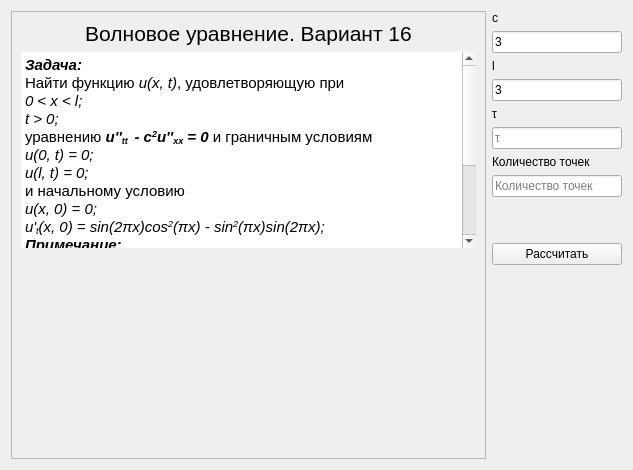
<?xml version="1.0" encoding="UTF-8"?>
<ui version="4.0">
 <class>Voln</class>
 <widget class="QWidget" name="Voln">
  <property name="geometry">
   <rect>
    <x>0</x>
    <y>0</y>
    <width>633</width>
    <height>470</height>
   </rect>
  </property>
  <property name="windowTitle">
   <string>Form</string>
  </property>
  <layout class="QHBoxLayout" name="horizontalLayout">
   <item>
    <layout class="QVBoxLayout" name="srcLayout_2">
     <item>
      <widget class="QScrollArea" name="answerArea_2">
       <property name="sizePolicy">
        <sizepolicy hsizetype="Expanding" vsizetype="Expanding">
         <horstretch>0</horstretch>
         <verstretch>0</verstretch>
        </sizepolicy>
       </property>
       <property name="sizeAdjustPolicy">
        <enum>QAbstractScrollArea::AdjustToContentsOnFirstShow</enum>
       </property>
       <property name="widgetResizable">
        <bool>true</bool>
       </property>
       <widget class="QWidget" name="answerAreaContents_2">
        <property name="geometry">
         <rect>
          <x>0</x>
          <y>0</y>
          <width>473</width>
          <height>448</height>
         </rect>
        </property>
        <property name="sizePolicy">
         <sizepolicy hsizetype="Expanding" vsizetype="Expanding">
          <horstretch>0</horstretch>
          <verstretch>0</verstretch>
         </sizepolicy>
        </property>
        <property name="autoFillBackground">
         <bool>true</bool>
        </property>
        <layout class="QVBoxLayout" name="verticalLayout_2">
         <property name="sizeConstraint">
          <enum>QLayout::SetDefaultConstraint</enum>
         </property>
         <item>
          <widget class="QLabel" name="label">
           <property name="font">
            <font>
             <pointsize>16</pointsize>
            </font>
           </property>
           <property name="text">
            <string>Волновое уравнение. Вариант 16</string>
           </property>
           <property name="alignment">
            <set>Qt::AlignCenter</set>
           </property>
          </widget>
         </item>
         <item>
          <widget class="QTextBrowser" name="conditionText_2">
           <property name="sizePolicy">
            <sizepolicy hsizetype="Expanding" vsizetype="Expanding">
             <horstretch>0</horstretch>
             <verstretch>0</verstretch>
            </sizepolicy>
           </property>
           <property name="autoFillBackground">
            <bool>false</bool>
           </property>
           <property name="frameShape">
            <enum>QFrame::NoFrame</enum>
           </property>
           <property name="verticalScrollBarPolicy">
            <enum>Qt::ScrollBarAsNeeded</enum>
           </property>
           <property name="horizontalScrollBarPolicy">
            <enum>Qt::ScrollBarAsNeeded</enum>
           </property>
           <property name="sizeAdjustPolicy">
            <enum>QAbstractScrollArea::AdjustIgnored</enum>
           </property>
           <property name="autoFormatting">
            <set>QTextEdit::AutoNone</set>
           </property>
           <property name="undoRedoEnabled">
            <bool>false</bool>
           </property>
           <property name="html">
            <string>&lt;!DOCTYPE HTML PUBLIC &quot;-//W3C//DTD HTML 4.0//EN&quot; &quot;http://www.w3.org/TR/REC-html40/strict.dtd&quot;&gt;
&lt;html&gt;&lt;head&gt;&lt;meta name=&quot;qrichtext&quot; content=&quot;1&quot; /&gt;&lt;style type=&quot;text/css&quot;&gt;
p, li { white-space: pre-wrap; }
&lt;/style&gt;&lt;/head&gt;&lt;body style=&quot; font-family:'Cantarell'; font-size:11pt; font-weight:400; font-style:normal;&quot;&gt;
&lt;p style=&quot; margin-top:0px; margin-bottom:0px; margin-left:0px; margin-right:0px; -qt-block-indent:0; text-indent:0px;&quot;&gt;&lt;span style=&quot; font-weight:600; font-style:italic;&quot;&gt;Задача:&lt;/span&gt;&lt;/p&gt;
&lt;p style=&quot; margin-top:0px; margin-bottom:0px; margin-left:0px; margin-right:0px; -qt-block-indent:0; text-indent:0px;&quot;&gt;Найти функцию &lt;span style=&quot; font-style:italic;&quot;&gt;u(x, t)&lt;/span&gt;, удовлетворяющую при  &lt;/p&gt;
&lt;p style=&quot; margin-top:0px; margin-bottom:0px; margin-left:0px; margin-right:0px; -qt-block-indent:0; text-indent:0px;&quot;&gt;&lt;span style=&quot; font-style:italic;&quot;&gt;0 &amp;lt; x &amp;lt; l;&lt;/span&gt;&lt;/p&gt;
&lt;p style=&quot; margin-top:0px; margin-bottom:0px; margin-left:0px; margin-right:0px; -qt-block-indent:0; text-indent:0px;&quot;&gt;&lt;span style=&quot; font-style:italic;&quot;&gt;t &amp;gt; 0;&lt;/span&gt;&lt;/p&gt;
&lt;p style=&quot; margin-top:0px; margin-bottom:0px; margin-left:0px; margin-right:0px; -qt-block-indent:0; text-indent:0px;&quot;&gt;уравнению &lt;span style=&quot; font-weight:600; font-style:italic;&quot;&gt;u''&lt;/span&gt;&lt;span style=&quot; font-weight:600; font-style:italic; vertical-align:sub;&quot;&gt;tt &lt;/span&gt;&lt;span style=&quot; font-weight:600; font-style:italic;&quot;&gt; - c&lt;/span&gt;&lt;span style=&quot; font-weight:600; font-style:italic; vertical-align:super;&quot;&gt;2&lt;/span&gt;&lt;span style=&quot; font-weight:600; font-style:italic;&quot;&gt;u''&lt;/span&gt;&lt;span style=&quot; font-weight:600; font-style:italic; vertical-align:sub;&quot;&gt;xx&lt;/span&gt;&lt;span style=&quot; font-weight:600; font-style:italic;&quot;&gt; = 0&lt;/span&gt; и граничным условиям &lt;/p&gt;
&lt;p style=&quot; margin-top:0px; margin-bottom:0px; margin-left:0px; margin-right:0px; -qt-block-indent:0; text-indent:0px;&quot;&gt;&lt;span style=&quot; font-style:italic;&quot;&gt;u(0, t) = 0;&lt;/span&gt;&lt;/p&gt;
&lt;p style=&quot; margin-top:0px; margin-bottom:0px; margin-left:0px; margin-right:0px; -qt-block-indent:0; text-indent:0px;&quot;&gt;&lt;span style=&quot; font-style:italic;&quot;&gt;u(l, t) = 0;&lt;/span&gt;&lt;/p&gt;
&lt;p style=&quot; margin-top:0px; margin-bottom:0px; margin-left:0px; margin-right:0px; -qt-block-indent:0; text-indent:0px;&quot;&gt;и начальному условию&lt;/p&gt;
&lt;p style=&quot; margin-top:0px; margin-bottom:0px; margin-left:0px; margin-right:0px; -qt-block-indent:0; text-indent:0px;&quot;&gt;&lt;span style=&quot; font-style:italic;&quot;&gt;u(x, 0) = 0;&lt;/span&gt;&lt;/p&gt;
&lt;p style=&quot; margin-top:0px; margin-bottom:0px; margin-left:0px; margin-right:0px; -qt-block-indent:0; text-indent:0px;&quot;&gt;&lt;span style=&quot; font-style:italic;&quot;&gt;u'&lt;/span&gt;&lt;span style=&quot; font-style:italic; vertical-align:sub;&quot;&gt;t&lt;/span&gt;&lt;span style=&quot; font-style:italic;&quot;&gt;(x, 0) = sin(2πx)cos&lt;/span&gt;&lt;span style=&quot; font-style:italic; vertical-align:super;&quot;&gt;2&lt;/span&gt;&lt;span style=&quot; font-style:italic;&quot;&gt;(πx) - sin&lt;/span&gt;&lt;span style=&quot; font-style:italic; vertical-align:super;&quot;&gt;2&lt;/span&gt;&lt;span style=&quot; font-style:italic;&quot;&gt;(πx)sin(2πx);&lt;/span&gt;&lt;/p&gt;
&lt;p style=&quot; margin-top:0px; margin-bottom:0px; margin-left:0px; margin-right:0px; -qt-block-indent:0; text-indent:0px;&quot;&gt;&lt;span style=&quot; font-weight:600; font-style:italic;&quot;&gt;Примечание:&lt;/span&gt;&lt;/p&gt;
&lt;p style=&quot; margin-top:0px; margin-bottom:0px; margin-left:0px; margin-right:0px; -qt-block-indent:0; text-indent:0px;&quot;&gt;Для решения данной задачи будем использовать явную разностную схему &lt;/p&gt;
&lt;p style=&quot; margin-top:0px; margin-bottom:0px; margin-left:0px; margin-right:0px; -qt-block-indent:0; text-indent:0px;&quot;&gt;             	@&lt;/p&gt;
&lt;p style=&quot; margin-top:0px; margin-bottom:0px; margin-left:0px; margin-right:0px; -qt-block-indent:0; text-indent:0px;&quot;&gt;	 |&lt;/p&gt;
&lt;p style=&quot; margin-top:0px; margin-bottom:0px; margin-left:0px; margin-right:0px; -qt-block-indent:0; text-indent:0px;&quot;&gt;             @--@--@&lt;/p&gt;
&lt;p style=&quot; margin-top:0px; margin-bottom:0px; margin-left:0px; margin-right:0px; -qt-block-indent:0; text-indent:0px;&quot;&gt;	 |&lt;/p&gt;
&lt;p style=&quot; margin-top:0px; margin-bottom:0px; margin-left:0px; margin-right:0px; -qt-block-indent:0; text-indent:0px;&quot;&gt;             	@&lt;/p&gt;&lt;/body&gt;&lt;/html&gt;</string>
           </property>
           <property name="overwriteMode">
            <bool>false</bool>
           </property>
           <property name="textInteractionFlags">
            <set>Qt::LinksAccessibleByKeyboard|Qt::LinksAccessibleByMouse</set>
           </property>
          </widget>
         </item>
         <item>
          <widget class="Diagram" name="graph_2" native="true">
           <property name="sizePolicy">
            <sizepolicy hsizetype="Expanding" vsizetype="Expanding">
             <horstretch>0</horstretch>
             <verstretch>0</verstretch>
            </sizepolicy>
           </property>
          </widget>
         </item>
        </layout>
       </widget>
      </widget>
     </item>
    </layout>
   </item>
   <item>
    <layout class="QVBoxLayout" name="conditionLayout">
     <item>
      <widget class="QLabel" name="cLabel">
       <property name="sizePolicy">
        <sizepolicy hsizetype="Minimum" vsizetype="Minimum">
         <horstretch>0</horstretch>
         <verstretch>0</verstretch>
        </sizepolicy>
       </property>
       <property name="text">
        <string>c</string>
       </property>
       <property name="alignment">
        <set>Qt::AlignBottom|Qt::AlignLeading|Qt::AlignLeft</set>
       </property>
      </widget>
     </item>
     <item>
      <widget class="QLineEdit" name="cEdit">
       <property name="sizePolicy">
        <sizepolicy hsizetype="Minimum" vsizetype="Fixed">
         <horstretch>0</horstretch>
         <verstretch>0</verstretch>
        </sizepolicy>
       </property>
       <property name="text">
        <string>3</string>
       </property>
       <property name="placeholderText">
        <string>c</string>
       </property>
      </widget>
     </item>
     <item>
      <widget class="QLabel" name="lLabel">
       <property name="sizePolicy">
        <sizepolicy hsizetype="Minimum" vsizetype="Minimum">
         <horstretch>0</horstretch>
         <verstretch>0</verstretch>
        </sizepolicy>
       </property>
       <property name="text">
        <string>l</string>
       </property>
       <property name="alignment">
        <set>Qt::AlignBottom|Qt::AlignLeading|Qt::AlignLeft</set>
       </property>
      </widget>
     </item>
     <item>
      <widget class="QLineEdit" name="lEdit">
       <property name="sizePolicy">
        <sizepolicy hsizetype="Minimum" vsizetype="Fixed">
         <horstretch>0</horstretch>
         <verstretch>0</verstretch>
        </sizepolicy>
       </property>
       <property name="text">
        <string>3</string>
       </property>
       <property name="placeholderText">
        <string>l</string>
       </property>
      </widget>
     </item>
     <item>
      <widget class="QLabel" name="tauLabel">
       <property name="sizePolicy">
        <sizepolicy hsizetype="Minimum" vsizetype="Minimum">
         <horstretch>0</horstretch>
         <verstretch>0</verstretch>
        </sizepolicy>
       </property>
       <property name="text">
        <string>τ</string>
       </property>
       <property name="alignment">
        <set>Qt::AlignBottom|Qt::AlignLeading|Qt::AlignLeft</set>
       </property>
      </widget>
     </item>
     <item>
      <widget class="QLineEdit" name="tauEdit">
       <property name="sizePolicy">
        <sizepolicy hsizetype="Minimum" vsizetype="Fixed">
         <horstretch>0</horstretch>
         <verstretch>0</verstretch>
        </sizepolicy>
       </property>
       <property name="text">
        <string/>
       </property>
       <property name="placeholderText">
        <string>τ</string>
       </property>
      </widget>
     </item>
     <item>
      <widget class="QLabel" name="nLabel">
       <property name="sizePolicy">
        <sizepolicy hsizetype="Minimum" vsizetype="Minimum">
         <horstretch>0</horstretch>
         <verstretch>0</verstretch>
        </sizepolicy>
       </property>
       <property name="text">
        <string>Количество точек</string>
       </property>
       <property name="alignment">
        <set>Qt::AlignBottom|Qt::AlignLeading|Qt::AlignLeft</set>
       </property>
      </widget>
     </item>
     <item>
      <widget class="QLineEdit" name="pointCount">
       <property name="sizePolicy">
        <sizepolicy hsizetype="Minimum" vsizetype="Fixed">
         <horstretch>0</horstretch>
         <verstretch>0</verstretch>
        </sizepolicy>
       </property>
       <property name="minimumSize">
        <size>
         <width>130</width>
         <height>0</height>
        </size>
       </property>
       <property name="text">
        <string/>
       </property>
       <property name="placeholderText">
        <string>Количество точек</string>
       </property>
      </widget>
     </item>
     <item>
      <spacer name="verticalSpacer">
       <property name="orientation">
        <enum>Qt::Vertical</enum>
       </property>
       <property name="sizeType">
        <enum>QSizePolicy::Fixed</enum>
       </property>
       <property name="sizeHint" stdset="0">
        <size>
         <width>20</width>
         <height>40</height>
        </size>
       </property>
      </spacer>
     </item>
     <item>
      <widget class="QPushButton" name="calculateButton">
       <property name="sizePolicy">
        <sizepolicy hsizetype="Minimum" vsizetype="Fixed">
         <horstretch>0</horstretch>
         <verstretch>0</verstretch>
        </sizepolicy>
       </property>
       <property name="text">
        <string>Рассчитать</string>
       </property>
      </widget>
     </item>
     <item>
      <spacer name="verticalSpacer_2">
       <property name="orientation">
        <enum>Qt::Vertical</enum>
       </property>
       <property name="sizeHint" stdset="0">
        <size>
         <width>20</width>
         <height>40</height>
        </size>
       </property>
      </spacer>
     </item>
    </layout>
   </item>
  </layout>
 </widget>
 <customwidgets>
  <customwidget>
   <class>Diagram</class>
   <extends>QWidget</extends>
   <header>CustomPlot/diagram.h</header>
   <container>1</container>
  </customwidget>
 </customwidgets>
 <resources/>
 <connections/>
</ui>
